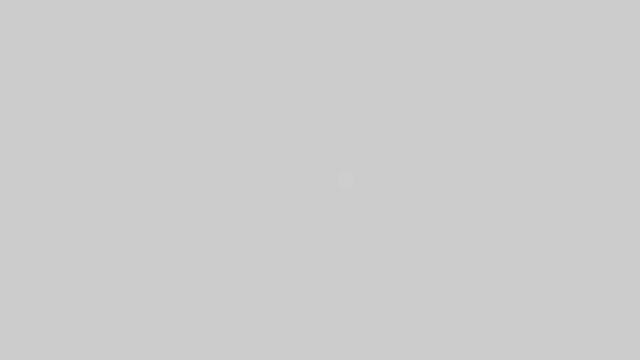
Frame 1 (no input)
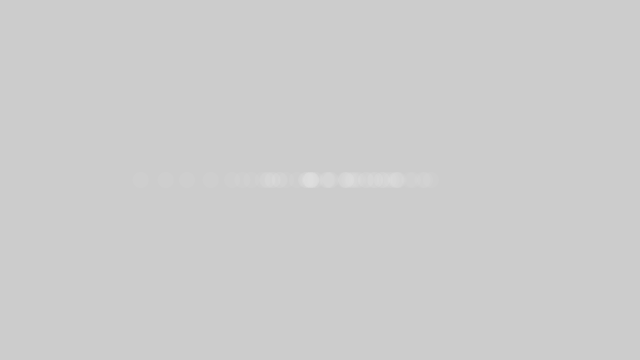
Frame 60 (the mouse pressed at the canvas centre just before this capture)
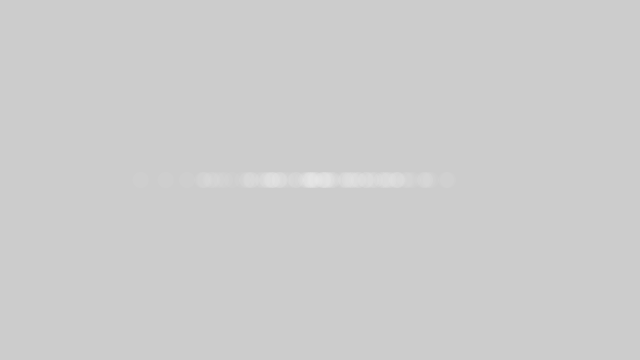
Frame 120 (the mouse held since frame 60 and released just before this capture)

The Processing sketch that drew these frames (run headless with seeded random() and noise(); from frame 60 on, the mouse is pressed at the canvas centre):

// Processing sketch: sketch_1_4_Gaussian
// ── sketch_1_4_Gaussian.pde
import java.util.Random;
Random generator;

void setup(){
  size(640, 360);
  generator = new Random();
}

void draw() {
  float num = (float) generator.nextGaussian();
  float sd = 60;
  float mean = 320;
  
  float x = sd * num + mean;
  
  noStroke();
  fill(255, 10);
  ellipse(x, 180, 16, 16);
}
